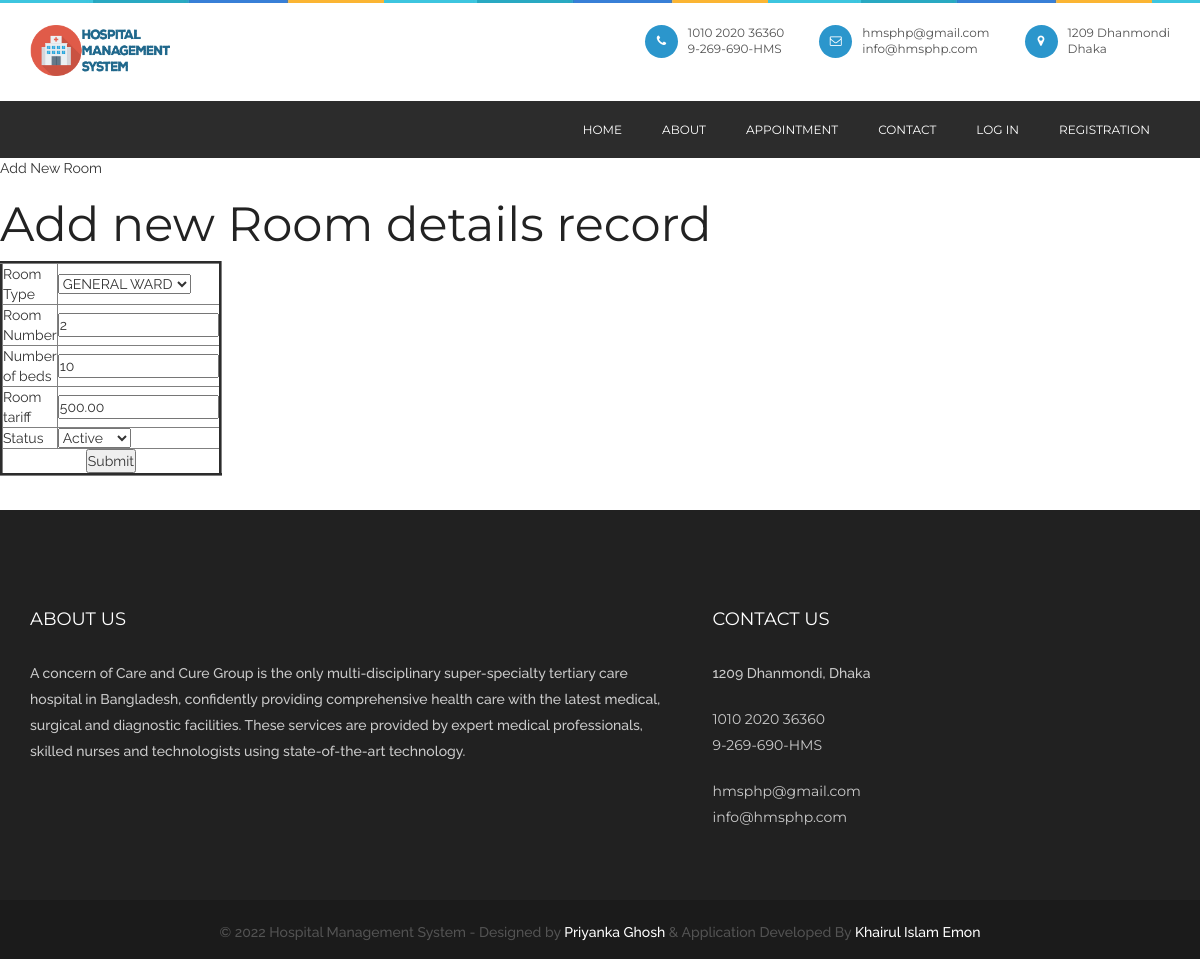
The page /room.php?editid=17 on the database its author committed.
### tables this page shows
CREATE TABLE `room` (
  `roomid` int(10) NULL DEFAULT NULL,
  `roomtype` varchar(25) NULL DEFAULT NULL,
  `roomno` int(10) NULL DEFAULT NULL,
  `noofbeds` int(10) NULL DEFAULT NULL,
  `room_tariff` float(10,2) NULL DEFAULT NULL,
  `status` varchar(10) NULL DEFAULT NULL
);

### room.php (the view, shortened to what this page needs)
<?php
include("header.php");
include("dbconnection.php");
if (isset($_GET['editid'])) {
	$sql = "SELECT * FROM room WHERE roomid='$_GET[editid]' ";
	$qsql = mysqli_query($con, $sql);
	$rsedit = mysqli_fetch_array($qsql);
}
?>
<div class="wrapper col2">
	<div id="breadcrumb">
		<ul>
			<li class="first">Add New Room</li>
		</ul>
	</div>
</div>
<div class="wrapper col4">
	<div id="container">
		<h1>Add new Room details record</h1>
		<form method="post" action="" name="frmroom" onSubmit="return validateform()">
			<table width="200" border="3">
				<tbody>
					<tr>
						<td width="34%">Room Type</td>
						<td width="66%"><select name="select2" id="select2">
								<?php
								$arr = array("GENERAL WARD", "SPECIAL WARD");
								foreach ($arr as $val) {
									if ($val == $rsedit['roomtype']) {
										echo "<option value='$val' selected>$val</option>";
									} else {
										echo "<option value='$val'>$val</option>";
									}
								}
								?>
							</select></td>
					</tr>
					<tr>
						<td>Room Number</td>
						<td><input type="text" name="roomnumber" id="roomnumber" value="<?php echo $rsedit['roomno']; ?>" /></td>
					</tr>
					<tr>
						<td>Number of beds</td>
						<td><input type="text" name="numberofbeds" id="numberofbeds" value="<?php echo $rsedit['noofbeds']; ?>" /></td>
					</tr>
					<tr>
						<td>Room tariff</td>
						<td><input type="text" name="roomtariff" id="roomtariff" value="<?php echo $rsedit['room_tariff']; ?>" /></td>
					</tr>
					<tr>
						<td>Status</td>
						<td><select name="select" id="select">
								<?php
								$arr = array("Active", "Inactive");
								foreach ($arr as $val) {
									if ($val == $rsedit['status']) {
										echo "<option value='$val' selected>$val</option>";
									} else {
										echo "<option value='$val'>$val</option>";
									}
								}
								?>
							</select></td>
					</tr>
					<tr>
						<td colspan="2" align="center"><input type="submit" name="submit" id="submit" value="Submit" /></td>
					</tr>
				</tbody>
			</table>
		</form>
		<p>&nbsp;</p>
	</div>
</div>
<?php
include("footer.php");
?>

### css/style.css (style rules this page uses)
* { margin: 0px; padding: 0px; }
body { background: #fff; font-weight: normal; position: relative; font-size: 14px; font-family: "Raleway", sans-serif; }
h1, h2, h3, h4, h5, h6 { font-weight: normal; color: #222222; font-family: "Montserrat", sans-serif; }
h1 { font-size: 48px; }
p { color: #535353; font-size: 14px; letter-spacing: 0px; line-height: 24px; font-weight: 500; text-rendering: optimizeLegibility; }

### rows shown on the page
room: select2 "GENERAL WARD", roomnumber "2", numberofbeds "10", roomtariff "500.00", select "Active"
